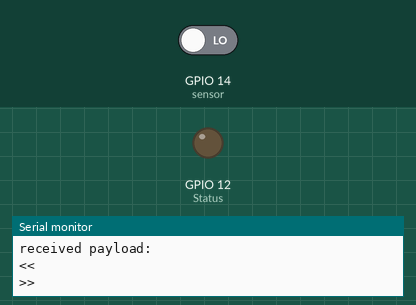
Simulated run of this sketch. Board: ESP8266 (NodeMCU). On the bench: output pins drawn as LEDs (lit = HIGH), the last lines printed to the serial monitor. The test bench sets the inputs (shaded band); at power-on: GPIO 14 (sensor) LOW. WiFi joins after 1.5 s; servers stay silent unless stated; uploads are accepted with an empty reply.

Above: at 2.7 s.
2.8 s: GPIO 14 (sensor) driven HIGH
At 13.9 s:
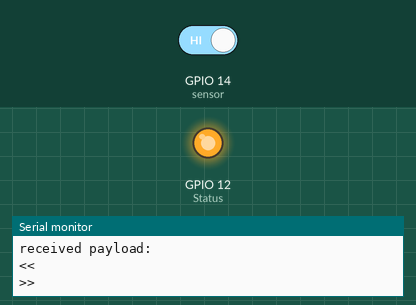
14.2 s: GPIO 14 (sensor) driven LOW
At 24.6 s:
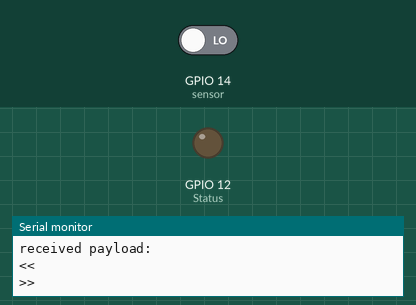
Timing chart, 0 to 26.1 s (numbered marks = the images above; inputs shaded):
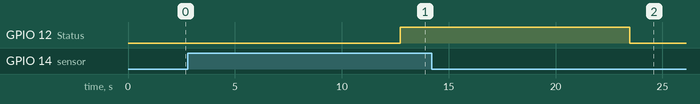

The sketch:

codigoSensorMovIoT.ino
```cpp
// codigoSensorMovIoT.ino

// Include the libraries we need
// Librerias necesarias
#include <ESP8266WiFi.h>
#include <ESP8266HTTPClient.h>
#include <ArduinoJson.h>

// We define the LED pin
// Definimos el pin al que está conectado el LED
int Status = 12;

// We define a variable 'sensor' that stores the pin number to which the motion sensor is connected.
// Definimos una variable 'sensor' que almacena el número del pin al que está conectado el sensor de movimiento.
int sensor = 14;

// We define the IP of the server and the port
// Se define el IP del servidor y el puerto
#define SERVER_IP "000.000.000.000:3000" // Replace with your IP and port

// We define the ssid and password of the network to use
// Se define el ssid y la contraseña de la red a usar
#ifndef STASSID
#define STASSID "ssid" // Replace with your SSID
#define STAPSK "password" // Replace with your Password
#endif

// Setup
void setup() {

  // Begin serial communication
  // Inicar comunicación serial
  Serial.begin(9600);
  Serial.println();
  Serial.println();
  Serial.println();

  // We configure the 'sensor' pin as an input, indicating that this pin is connected to the motion sensor.
  // Configuramos el pin 'sensor' como entrada, indicando que este pin está conectado al sensor de movimiento.
  pinMode(sensor, INPUT);

  // We configure the 'Status' pin as an output, which will be used to control an LED or other device.
  // Configuramos el pin 'Status' como salida, que se utilizará para controlar un LED u otro dispositivo.
  pinMode(Status, OUTPUT);

  // Start internet connection
  // Arrancar conexion a internet
  WiFi.begin(STASSID, STAPSK);

  // Wait for connection
  // Verificar que la conexion haya sido exitosa
  while (WiFi.status() != WL_CONNECTED) {
    delay(500);
    Serial.print(".");
  }
  // Show assigned IP
  // Mostrar IP asignada
  Serial.println("");
  Serial.print("Connected! IP address: ");
  Serial.println(WiFi.localIP());

}

// loop
void loop() {

  // Code to get readings and the actuator
  // Codigo para obtener lecturas y el actuador
  // Leemos el estado del pin 'sensor' y lo almacenamos en la variable 'state'.
  long state = digitalRead(sensor);
  // Hacemos una pausa de 500 milisegundos.
  delay(500);
  // We check if the state of the sensor is high, which indicates motion detection.
  // Comprobamos si el estado del sensor es alto, lo que indica detección de movimiento.
  if (state == HIGH) {
    // We turn on the LED or perform the action corresponding to the detection state.
    // Encendemos el LED o realizamos la acción correspondiente al estado de detección.
    digitalWrite(Status, HIGH);
    Serial.println("Motion detected!");
  } else {
    // We turn off the LED or perform the action corresponding to the non-detection state.
    // Apagamos el LED o realizamos la acción correspondiente al estado de no detección.
    digitalWrite(Status, LOW);
    Serial.println("Motion absent!");
  }

  // Code to insert the reading in the DB
  // Codigo para insertar la lectura en la BD

  // Wait for internet connection
  // Esperar por conexion a internet
  if ((WiFi.status() == WL_CONNECTED)) {
    WiFiClient client;
    HTTPClient http;
    Serial.print("[HTTP] begin...\n");
    // Define endpoint for inserting sensor readings
    // Definir endpoint para la insercion de las lecturas del sensor
    http.begin(client, "http://000.000.000.000:3000/api/insertLogMov");  // Replace with your IP and port
    // Define the header to use for requests
    // Definir el header a usar para las solicitudes
    http.addHeader("Content-Type", "application/json");
    Serial.print("[HTTP] POST...\n");
    // Define the body of the request based on whether the reading was normal or abnormal
    // Definir el cuerpo de la solicitud con base a si la lectura fue normal o anormal
    if (state == HIGH){
      StaticJsonDocument<64> doc;
      doc["valor"] = 1;
      doc["status"] = "Irregular";
      doc["id_sensor"] = 4; // Ajustar segun el sensor de donde se este obteniendo la lectura / Adjust according to the sensor from which the reading is being obtained
      // Serialize the JSON object to a string
      // Serializar el objeto JSON a una cadena
      String jsonString;
      serializeJson(doc, jsonString);
      // Print the string to the serial monitor
      // Imprimir la cadena en el monitor serial
      Serial.println(jsonString);
      // Make the POST request to the API
      // Hacer la solicitud POST a la API
      int httpCode = http.POST(jsonString);
      // Verify that the API response code does not correspond to an error
      // Verificar que el codigo de respuesta de la API no corresponda a un error
      if (httpCode > 0) {
        Serial.printf("[HTTP] POST... code: %d\n", httpCode);
        if (httpCode == HTTP_CODE_OK) {
          const String& payload = http.getString();
          Serial.println("received payload:\n<<");
          Serial.println(payload);
          Serial.println(">>");
        }
      } else {
        Serial.printf("[HTTP] POST... failed, error: %s\n", http.errorToString(httpCode).c_str());
      }
    } else {
      StaticJsonDocument<64> doc;
      doc["valor"] = 0;
      doc["status"] = "Regular";
      doc["id_sensor"] = 4; // Ajustar segun el sensor de donde se este obteniendo la lectura / Adjust according to the sensor from which the reading is being obtained
      // Serialize the JSON object to a string
      // Serializar el objeto JSON a una cadena
      String jsonString;
      serializeJson(doc, jsonString);
      // Print the string to the serial monitor
      // Imprimir la cadena en el monitor serial
      Serial.println(jsonString);
      // Make the POST request to the API
      // Hacer la solicitud POST a la API
      int httpCode = http.POST(jsonString);
      // Verify that the API response code does not correspond to an error
      // Verificar que el codigo de respuesta de la API no corresponda a un error
      if (httpCode > 0) {
        Serial.printf("[HTTP] POST... code: %d\n", httpCode);
        if (httpCode == HTTP_CODE_OK) {
          const String& payload = http.getString();
          Serial.println("received payload:\n<<");
          Serial.println(payload);
          Serial.println(">>");
        }
      } else {
        Serial.printf("[HTTP] POST... failed, error: %s\n", http.errorToString(httpCode).c_str());
      }
    }
    // End connection when request is finished
    // Terminar conexion cuando se termine la solicitud
    http.end();
  }
  delay(10000);

}
```

Measured:
- after the input at 2.8 s, GPIO 12 (Status): LOW → HIGH after 9.9 s
- after the input at 14.2 s, GPIO 12 (Status): HIGH → LOW after 9.3 s
